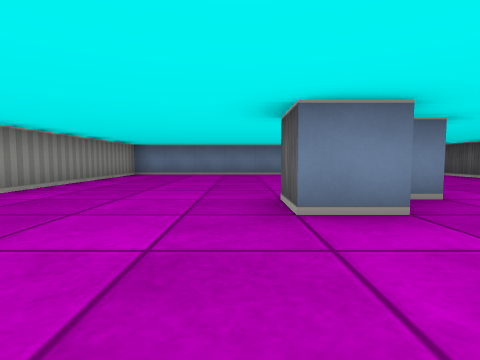
View 1 (above)

12 first-person views from a walk through a cub3D level. The camera is about half as high as the walls, tilts 4° down and sees 80° across. The floor is counted in squares. Each view is taken from the middle of a square. On the plan, view 1 faces up. The plan holds only what a view shows up to about 9 squares ahead; the rest is blank.

View 2
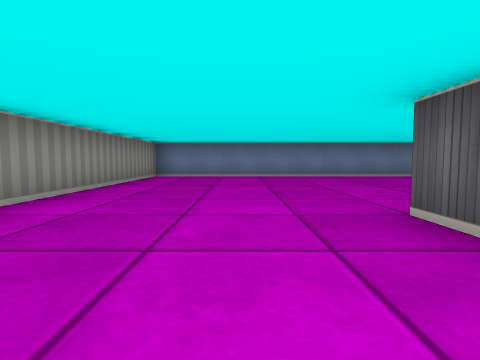

View 3
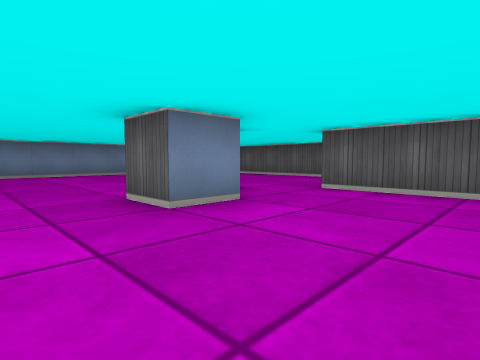

View 4
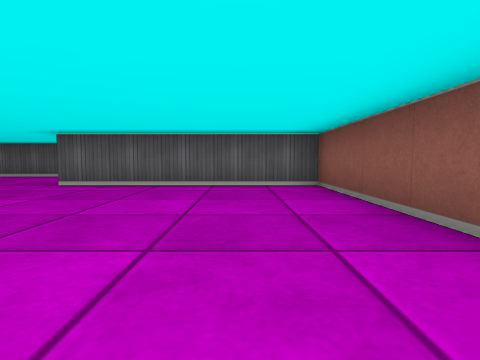

View 5
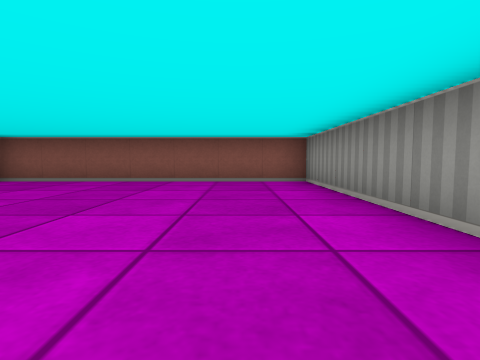

View 6
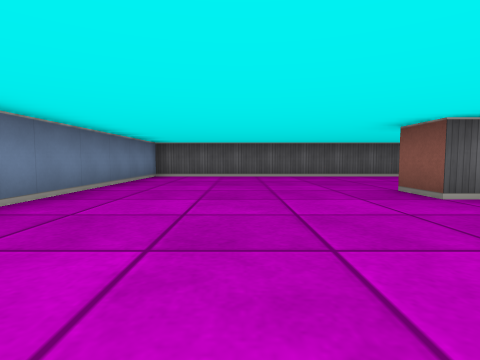

View 7
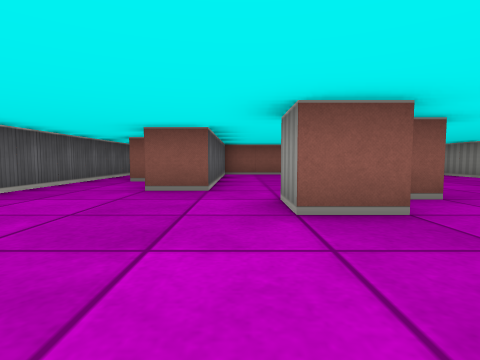

View 8
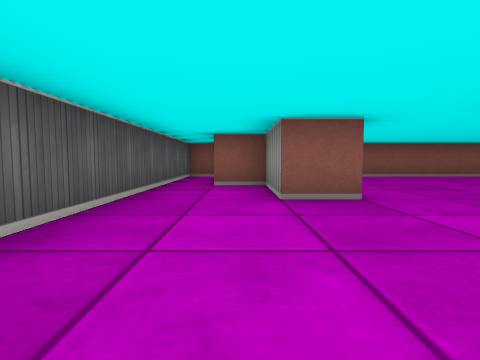

View 9
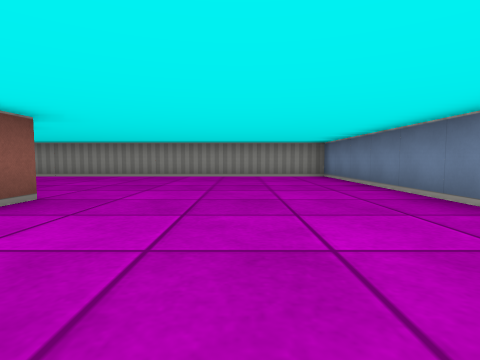

View 10
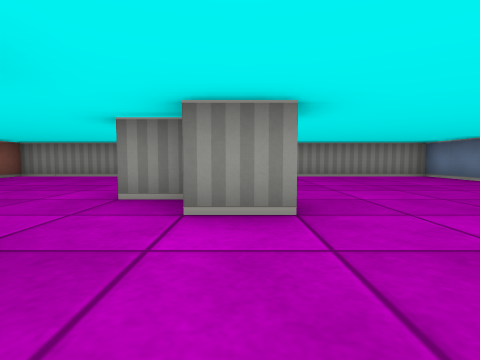

View 11
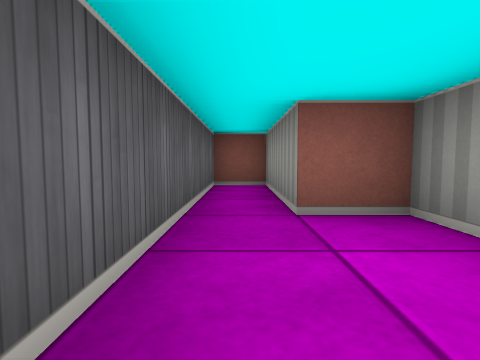

View 12
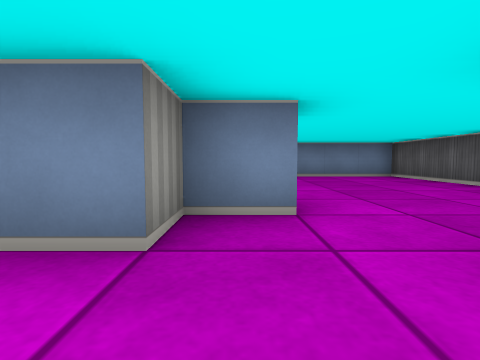

### Floor plan
Points are (right, up) in squares from view 1. A wall is a line through its corners. A room is listed if a view was taken in it or the views show most of it. See-through windows are left out.
Room 1 (views 1, 2, 3, 4, 5, 6, 7, 8, 9, 10, 11, 12)
walls: (1.5, 4) (1.5, 4.5) (2.5, 4.5) (2.5, 3.5) (1.5, 3.5) (1.5, 2.5) (0.5, 2.5) (0.5, 3.5) (1, 3.5); (3.5, 2.5) (4.5, 2.5) (4.5, 0.5) (5.5, 0.5) (5.5, -2.5) (6.5, -2.5) (6.5, 9.5) (-3.5, 9.5) (-3.5, -2.5) (3.5, -2.5) (3.5, 2.5)

Where each view was taken, in squares from view 1:
view 1: 0 up, 0 right, facing up
view 2: 1 up, 1 left, facing up
view 3: 0 up, 1 left, facing up-right
view 4: 1 down, 2 left, facing right
view 5: 4 up, 2 left, facing down
view 6: 7 up, 2 left, facing right
view 7: 7 up, 3 right, facing down
view 8: 6 up, 5 right, facing down
view 9: 7 up, 5 right, facing left
view 10: 4 up, 5 right, facing left
view 11: 3 up, 6 right, facing down
view 12: 1 up, 2 right, facing up
